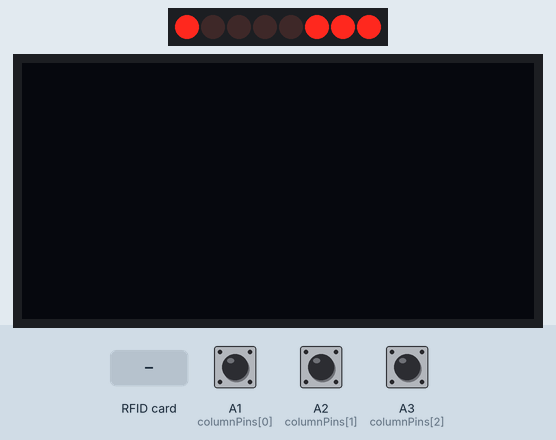
This sketch was run on a simulated Arduino Uno, built with avr-gcc and run on an emulated ATmega328P. Shown: 8 shift-register outputs drawn as a row of LEDs (first output left, lit = HIGH), 128×64 one-colour display. Wiring (inferred from the names in the program): I2C bus: SDA A4; SCL A5; SH1106 OLED at I2C address 0x3C; shift register (74HC595): latch A0. Wiring (inferred from the signals the program sends): row of LEDs: on Q0, Q1, Q2, Q3, Q4, Q5, Q6, Q7. Inputs (shaded band) come from the test bench; at power-on: A1 (columnPins[0]) HIGH, A2 (columnPins[1]) HIGH, A3 (columnPins[2]) HIGH. What the sketch prints to the serial monitor is not drawn.

Above: at 0.5 s.
At 1.3 s:
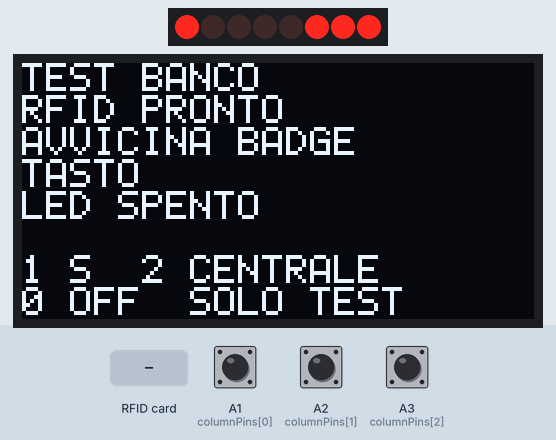
1.4 s: A1 (columnPins[0]) pulled LOW for 0.15 s
4.5 s: RFID card 5E 7A 19 C4 held to the reader
At 6.3 s:
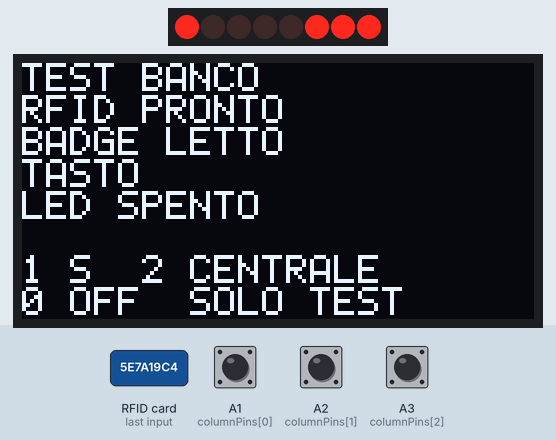
6.6 s: RFID card 5E 7A 19 C4 held to the reader
9.6 s: A2 (columnPins[1]) pulled LOW for 3.2 s
15.8 s: A2 (columnPins[1]) pulled LOW for 0.15 s
Timing chart, 0 to 18.8 s (numbered marks = the images above; inputs shaded):
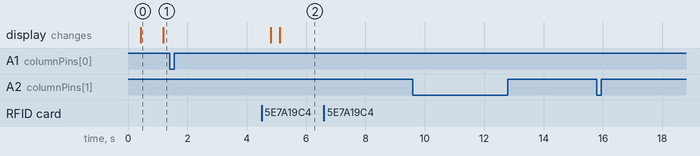

Measured:
- after the input at 1.4 s, every drawn part: stays the same
- after the input at 4.5 s, the display: first changes after 0.31 s (image 2 shows a later state)
- after the input at 6.6 s, every drawn part: stays the same
- after the input at 9.6 s, every drawn part: stays the same
- after the input at 15.8 s, every drawn part: stays the same
- what the display in image 0 shows lasts 0.8 s, from 0.4 s to 1.2 s

The sketch:

test_terminal_spi.ino
```cpp
/*
  Prova da banco: Uno + tastierino + 74HC595 + LED + RC522 MINI + OLED.
  Mantiene la mappa del test tastierino: QB-QE, colonne A1-A3,
  SER=D11, SRCLK=D13, RCLK=A0. OLED: 3V3=3.3V, GND comune, SDA=A4, SCL=A5. Impronta scollegata.
  Encoder e pulsanti del display restano scollegati.
  RFID: SS=D10, MOSI=D11, SCK=D13 tramite tre partitori 1k/2k;
  MISO=D12; VCC e RST=3.3V, GND comune, IRQ scollegato.
  LED: QF (pin 5) -> 1 kohm -> S; QG (pin 6) -> 1 kohm -> centrale;
  pin '-' del modulo -> GND. Identificare i colori con la prova.
  Servono due resistenze aggiuntive, oltre alle quattro delle righe.
  Tasti fittizi: 1=canale S, 2=canale centrale, 0=spento.
  Monitor seriale 9600. Nessuna autenticazione o autorizzazione.
  Il LED del varco del progetto resta sotto il controllo del Pi.
*/
#include <Arduino.h>
#include <SPI.h>
#include <MFRC522.h>
#include "oled_ui.h"

const uint8_t latchPin = A0;
const uint8_t readerSelectPin = 10;
const uint8_t columnPins[] = {A1, A2, A3};
const char keys[] = "123456789*0#";
const uint8_t rowMask = 0x1E;  // QB-QE, bit 1-4.
const uint8_t signalLedMask = 0x20;  // QF, pin fisico 5 -> S.
const uint8_t middleLedMask = 0x40;  // QG, pin fisico 6 -> centrale.
const unsigned long debounceMs = 35;
uint8_t ledState = 0;
uint16_t candidate = 0;
unsigned long changedAt = 0;
bool ready = false;
MFRC522 reader(readerSelectPin, 0xFF);
bool readerReady = false;
byte readerVersion = 0;
unsigned long lastReaderPoll = 0;
unsigned long lastReaderCheck = 0;
bool badgeSeen = false;
char lastTestKey = ' ';

void refreshScreen() {
  setLine(0, "TEST BANCO");
  setLine(1, readerReady ? "RFID PRONTO" : "RFID NON PRONTO");
  setLine(2, badgeSeen ? "BADGE LETTO" : "AVVICINA BADGE");
  setLine(3, "TASTO ");
  if (lastTestKey == '*') setLine(3, "TASTO ASTERISCO");
  else if (lastTestKey == '#') setLine(3, "TASTO CANCELLETTO");
  else lines[3][6] = lastTestKey;
  setLine(4, ledState == signalLedMask ? "LED CANALE S" :
             ledState == middleLedMask ? "LED CENTRALE" : "LED SPENTO");
  setLine(6, "1 S  2 CENTRALE");
  setLine(7, "0 OFF  SOLO TEST");
}

void writeRows(uint8_t rows) {
  // Ogni trasferimento conserva i bit dei LED; QA e QH restano LOW.
  const uint8_t value = (rows & rowMask) | ledState;
  digitalWrite(readerSelectPin, HIGH);  // RFID deselezionato prima dei clock.
  SPI.beginTransaction(SPISettings(500000, MSBFIRST, SPI_MODE0));
  digitalWrite(latchPin, LOW);
  SPI.transfer(value);
  digitalWrite(latchPin, HIGH);
  SPI.endTransaction();
}

uint16_t scanKeys() {
  uint16_t result = 0;
  for (uint8_t row = 0; row < 4; ++row) {
    // Una riga LOW; le altre HIGH. Mantenere le quattro resistenze da 1 kohm.
    writeRows(static_cast<uint8_t>(rowMask ^ (1u << (row + 1))));
    delayMicroseconds(50);
    for (uint8_t column = 0; column < 3; ++column) {
      if (digitalRead(columnPins[column]) == LOW) {
        result |= uint16_t(1) << (row * 3 + column);
      }
    }
  }
  writeRows(rowMask);
  return result;
}

void handleKey(char key) {
  lastTestKey = key;
  dirty = true;
  Serial.print(F("Tasto di prova: "));
  Serial.println(key);
  if (key == '1') {
    ledState = signalLedMask;
    Serial.println(F("LED: canale S acceso."));
  } else if (key == '2') {
    ledState = middleLedMask;
    Serial.println(F("LED: canale centrale acceso."));
  } else if (key == '0') {
    ledState = 0;
    Serial.println(F("LED: spento."));
  } else {
    return;
  }
  writeRows(rowMask);
}

void pollReader() {
  if (!readerReady) return;
  const unsigned long now = millis();
  if (now - lastReaderPoll < 100) return;
  lastReaderPoll = now;
  // Il latch resta HIGH: i clock RFID non aggiornano le uscite del 595.
  if (now - lastReaderCheck >= 5000) {
    lastReaderCheck = now;
    if (reader.PCD_ReadRegister(MFRC522::VersionReg) != readerVersion) {
      readerReady = false;
      dirty = true;
      Serial.println(F("ERRORE RFID: lettore non raggiungibile. Tastierino e LED restano attivi."));
      Serial.println(F("Scollega USB, controlla i collegamenti e riavvia."));
      return;
    }
  }
  if (!reader.PICC_IsNewCardPresent()) return;
  if (!reader.PICC_ReadCardSerial()) {
    Serial.println(F("RFID: selezione fallita; allontana il badge e riprova."));
    return;
  }
  badgeSeen = true;
  dirty = true;
  Serial.print(F("UID di prova:"));
  for (byte index = 0; index < reader.uid.size; ++index) {
    Serial.print(' ');
    if (reader.uid.uidByte[index] < 0x10) Serial.print('0');
    Serial.print(reader.uid.uidByte[index], HEX);
  }
  Serial.println();
  Serial.println(F("LETTURA UID OK: non e' autenticazione o accesso autorizzato."));
  reader.PICC_HaltA();
}

void setup() {
  releaseBus();
  digitalWrite(readerSelectPin, HIGH);
  pinMode(readerSelectPin, OUTPUT);
  digitalWrite(latchPin, LOW);
  pinMode(latchPin, OUTPUT);
  for (uint8_t column = 0; column < 3; ++column) {
    pinMode(columnPins[column], INPUT_PULLUP);
  }
  SPI.begin();
  writeRows(rowMask);
  Serial.begin(9600);
  Serial.println(F("Test tastierino + 74HC595 + LED bicolore + RFID."));
  Serial.println(F("Rilascia tutto. 1=canale S, 2=centrale, 0=spento."));
  reader.PCD_Init();
  readerVersion = reader.PCD_ReadRegister(MFRC522::VersionReg);
  Serial.print(F("Versione RFID: 0x"));
  Serial.println(readerVersion, HEX);
  readerReady = readerVersion != 0x00 && readerVersion != 0xFF;
  if (readerReady) {
    Serial.println(F("Avvicina un badge di prova. UID solo sul monitor locale."));
    Serial.println(F("Allontana e riavvicina il badge per rileggerlo."));
  } else {
    Serial.println(F("RFID non risponde: controlla alimentazione, partitori e fili a USB scollegata."));
  }
  writeRows(rowMask);
  lastReaderCheck = millis();
}

void loop() {
  pollReader();
  if (dirty) refreshScreen();
  pollDisplay();
  const uint16_t current = scanKeys();
  const unsigned long now = millis();
  if (current != candidate) {
    candidate = current;
    changedAt = now;
  }
  if (now - changedAt < debounceMs) return;
  if (candidate == 0) {
    ready = true;
    return;
  }
  if (!ready) return;
  ready = false;
  if ((candidate & (candidate - 1)) != 0) {
    Serial.println(F("Piu' tasti rilevati: rilascia tutto."));
    return;
  }
  for (uint8_t index = 0; index < 12; ++index) {
    if (candidate == (uint16_t(1) << index)) {
      handleKey(keys[index]);
      return;
    }
  }
}
```

oled_ui.h
```cpp
#pragma once
// Driver ripreso dal test_display_menu: GPIO LOW/INPUT, nessun pull-up a 5 V.
#include <avr/pgmspace.h>
#include <string.h>
const uint8_t dataPin = A4;
const uint8_t clockPin = A5;
const unsigned long lineTimeoutUs = 2000;
// La foto mostra testo tagliato a sinistra e colonne residue a destra.
// Prova di allineamento tipica dei pannelli SH1106: chip non identificato.
const uint8_t displayColumnOffset = 2;
static_assert(displayColumnOffset <= 4, "Offset fuori dalla RAM ipotizzata di 132 colonne");

void releaseLine(uint8_t pin) {
  digitalWrite(pin, LOW);
  pinMode(pin, INPUT);
}

void pullLow(uint8_t pin) {
  digitalWrite(pin, LOW);
  pinMode(pin, OUTPUT);
}

bool waitHigh(uint8_t pin) {
  const unsigned long started = micros();
  while (digitalRead(pin) == LOW) {
    if (micros() - started >= lineTimeoutUs) return false;
  }
  delayMicroseconds(10);
  return true;
}

void releaseBus() {
  releaseLine(dataPin);
  releaseLine(clockPin);
}

bool stopBus() {
  pullLow(clockPin);
  pullLow(dataPin);
  delayMicroseconds(10);
  releaseLine(clockPin);
  if (!waitHigh(clockPin)) {
    releaseBus();
    return false;
  }
  releaseLine(dataPin);
  return waitHigh(dataPin);
}

// Trasmette un byte e verifica l'ACK. Le linee non vengono mai pilotate HIGH.
bool writeByte(uint8_t value) {
  for (uint8_t mask = 0x80; mask != 0; mask >>= 1) {
    if (value & mask) releaseLine(dataPin);
    else pullLow(dataPin);
    delayMicroseconds(10);
    releaseLine(clockPin);
    if (!waitHigh(clockPin)) return false;
    pullLow(clockPin);
  }
  releaseLine(dataPin);
  delayMicroseconds(10);
  releaseLine(clockPin);
  if (!waitHigh(clockPin)) return false;
  const bool acknowledged = digitalRead(dataPin) == LOW;
  pullLow(clockPin);
  return acknowledged;
}

bool beginTransfer(uint8_t control) {
  releaseBus();
  if (!waitHigh(clockPin) || !waitHigh(dataPin)) return false;
  pullLow(dataPin);
  delayMicroseconds(10);
  pullLow(clockPin);
  return writeByte(0x3C << 1) && writeByte(control);
}

bool sendCommands(const uint8_t* commands, uint8_t count) {
  if (!beginTransfer(0x00)) {
    releaseBus();
    return false;
  }
  for (uint8_t i = 0; i < count; ++i) {
    if (!writeByte(commands[i])) {
      stopBus();
      releaseBus();
      return false;
    }
  }
  return stopBus();
}

bool initializeDisplay() {
  // Parametri candidati per un OLED SSD1306 128x64, contrasto moderato.
  const uint8_t commands[] = {
    0xAE, 0xD5, 0x80, 0xA8, 0x3F, 0xD3, 0x00, 0x40,
    0x8D, 0x14, 0x20, 0x02, 0xA1, 0xC8, 0xDA, 0x12,
    0x81, 0x40, 0xD9, 0xF1, 0xDB, 0x40, 0xA4, 0xA6
  };
  return sendCommands(commands, sizeof(commands));
}

// Font minimale 5x7: A-Z e 0-9, colonne dal basso valore di bit all'alto.
const uint8_t font[][5] PROGMEM = {
  {0x7E,0x11,0x11,0x11,0x7E}, {0x7F,0x49,0x49,0x49,0x36},
  {0x3E,0x41,0x41,0x41,0x22}, {0x7F,0x41,0x41,0x22,0x1C},
  {0x7F,0x49,0x49,0x49,0x41}, {0x7F,0x09,0x09,0x09,0x01},
  {0x3E,0x41,0x49,0x49,0x7A}, {0x7F,0x08,0x08,0x08,0x7F},
  {0x00,0x41,0x7F,0x41,0x00}, {0x20,0x40,0x41,0x3F,0x01},
  {0x7F,0x08,0x14,0x22,0x41}, {0x7F,0x40,0x40,0x40,0x40},
  {0x7F,0x02,0x0C,0x02,0x7F}, {0x7F,0x04,0x08,0x10,0x7F},
  {0x3E,0x41,0x41,0x41,0x3E}, {0x7F,0x09,0x09,0x09,0x06},
  {0x3E,0x41,0x51,0x21,0x5E}, {0x7F,0x09,0x19,0x29,0x46},
  {0x46,0x49,0x49,0x49,0x31}, {0x01,0x01,0x7F,0x01,0x01},
  {0x3F,0x40,0x40,0x40,0x3F}, {0x1F,0x20,0x40,0x20,0x1F},
  {0x3F,0x40,0x38,0x40,0x3F}, {0x63,0x14,0x08,0x14,0x63},
  {0x07,0x08,0x70,0x08,0x07}, {0x61,0x51,0x49,0x45,0x43},
  {0x3E,0x51,0x49,0x45,0x3E}, {0x00,0x42,0x7F,0x40,0x00},
  {0x42,0x61,0x51,0x49,0x46}, {0x21,0x41,0x45,0x4B,0x31},
  {0x18,0x14,0x12,0x7F,0x10}, {0x27,0x45,0x45,0x45,0x39},
  {0x3C,0x4A,0x49,0x49,0x30}, {0x01,0x71,0x09,0x05,0x03},
  {0x36,0x49,0x49,0x49,0x36}, {0x06,0x49,0x49,0x29,0x1E}
};

uint8_t glyphColumn(char character, uint8_t column) {
  if (column >= 5) return 0;
  int8_t index = -1;
  if (character >= 'A' && character <= 'Z') index = character - 'A';
  if (character >= '0' && character <= '9') index = 26 + character - '0';
  if (index >= 0) return pgm_read_byte(&font[index][column]);
  if (character == '>') return column == 1 ? 0x22 : (column == 2 ? 0x14 : (column == 3 ? 0x08 : 0));
  if (character == ':') return column == 2 ? 0x24 : 0;
  if (character == '-') return 0x08;
  return 0;
}


char lines[8][22] = {};
bool displayReady = false;
bool dirty = true;
uint8_t renderPage = 8;
uint8_t renderColumn = 0;
unsigned long retryAt = 0;
void setLine(uint8_t row, const char* text) {
  strncpy(lines[row], text, 21);
  lines[row][21] = '\0';
}
bool renderChunk() {
  if (renderPage >= 8) return true;
  // Applicare l'offset prima di separare i nibble, anche ai blocchi successivi.
  const uint8_t memoryColumn = renderColumn + displayColumnOffset;
  const uint8_t position[] = {
    uint8_t(0xB0 | renderPage), uint8_t(memoryColumn & 0x0F),
    uint8_t(0x10 | (memoryColumn >> 4))
  };
  if (!sendCommands(position, sizeof(position))) return false;
  if (!beginTransfer(0x40)) { stopBus(); releaseBus(); return false; }
  const uint8_t end = renderColumn + 16;
  for (uint8_t x = renderColumn; x < end; ++x) {
    const uint8_t characterIndex = x / 6;
    uint8_t pixels = 0;
    if (characterIndex < 21) pixels = glyphColumn(lines[renderPage][characterIndex], x % 6);
    if (!writeByte(pixels)) { stopBus(); releaseBus(); return false; }
  }
  if (!stopBus()) return false;
  renderColumn = end;
  if (renderColumn == 128) { renderColumn = 0; ++renderPage; }
  if (renderPage == 8) {
    const uint8_t on[] = {0xAF};
    return sendCommands(on, sizeof(on));
  }
  return true;
}

void pollDisplay() {
  const unsigned long now = millis();
  if (!displayReady) {
    if (static_cast<long>(now - retryAt) < 0) return;
    displayReady = initializeDisplay();
    if (!displayReady) {
      releaseBus();
      retryAt = millis() + 1000;
      return;
    }
    dirty = true;
  }
  if (dirty) {
    renderPage = 0;
    renderColumn = 0;
    dirty = false;
  }
  if (!renderChunk()) {
    releaseBus();
    displayReady = false;
    retryAt = millis() + 1000;
  }
}
```
